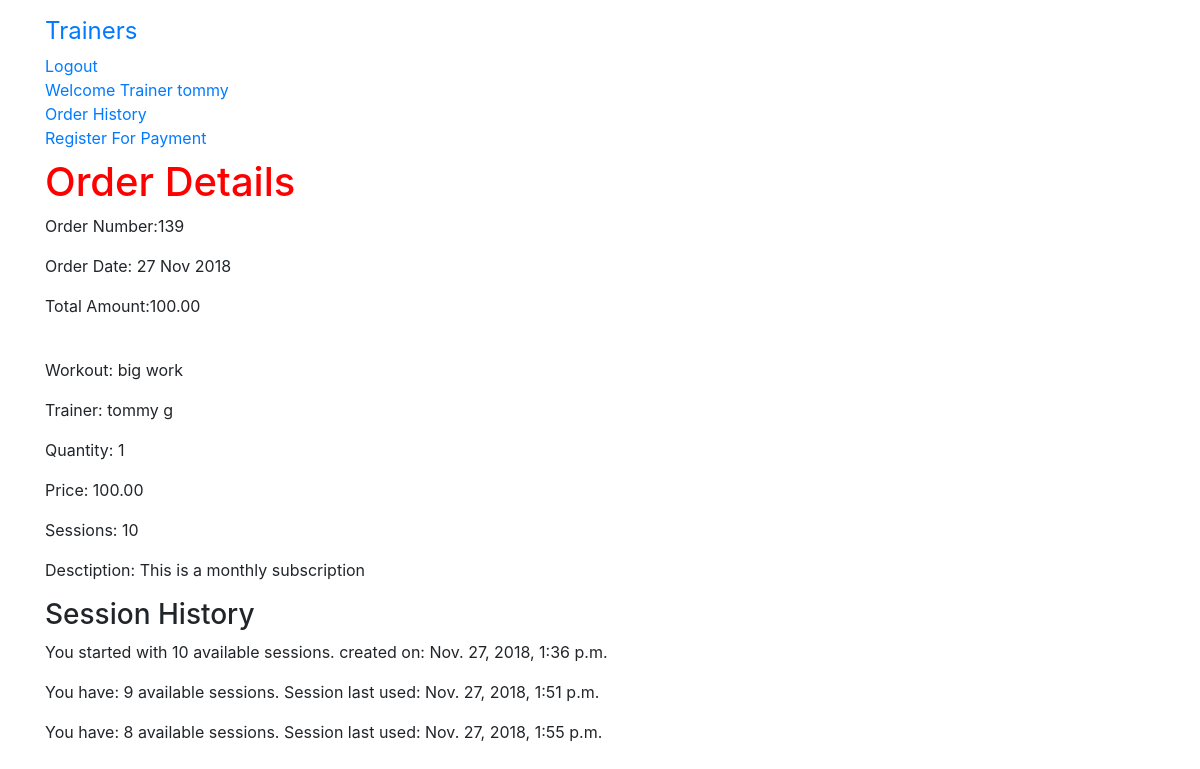
The page /order/139/ (signed in) on the database as committed earlier.
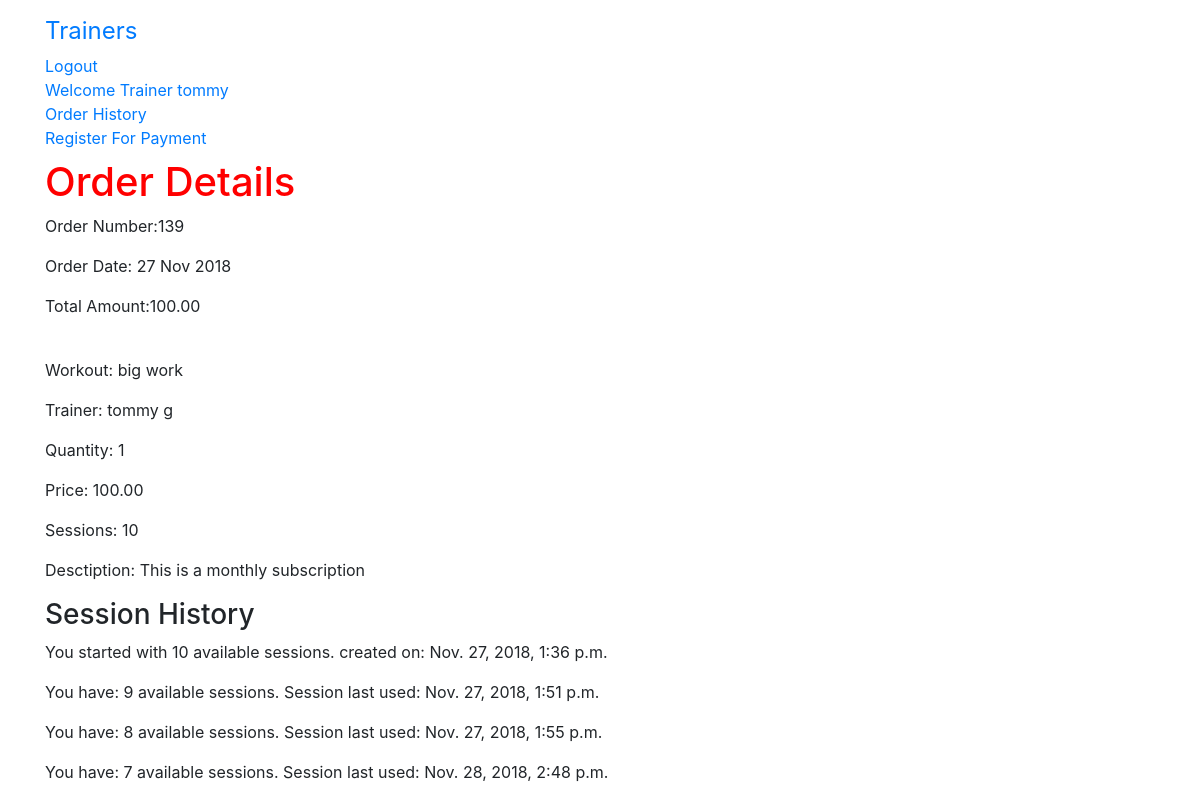
The same page on the database as committed later.
### order/models.py (models this page shows, shortened)
class OrderItem(models.Model):
    workout = models.CharField(max_length=250)
    sessions = models.IntegerField(default=0)
    trainer_id = models.CharField(max_length=250, default='none')
    client_id = models.CharField(max_length=250, default='none')
    quantity = models.IntegerField()
    price = models.DecimalField(max_digits=10,decimal_places=2,verbose_name='GBP Price')
    order = models.ForeignKey(Order,on_delete=models.CASCADE)
    workout_description = models.TextField(default='There is no description available')
    class Meta:
        db_table = 'OrderItem'
        ordering = ['-id'] #to have the most recent order come up first

class Order(models.Model):
    client_name = models.CharField(max_length=250, default='none')
    trainer_name = models.CharField(max_length=250, default='none') #new addition
    token = models.CharField(max_length=250,blank=True)
    total = models.DecimalField(max_digits=10,decimal_places=2,verbose_name='GBP Order Gross Total')
    net_pay = models.DecimalField(max_digits=10,decimal_places=2,verbose_name='GBP Order Net Total', default=0.00)
    stripe_fee = models.DecimalField(max_digits=10,decimal_places=2,verbose_name='Stripe Fee', default=0.00)
    platform_fee = models.IntegerField(default=2)
    service_fee = models.DecimalField(max_digits=10,decimal_places=2,verbose_name='Total Service Fee', default=0.00)
    client_email = models.EmailField(max_length=250,blank=True,verbose_name='Client Email')
    trainer_email = models.EmailField(max_length=250,blank=True,verbose_name='Trainer Email')
    created = models.DateTimeField(auto_now_add=True)
    subscription = models.BooleanField(default=False)
    stripe_product_name = models.CharField(max_length=200,default='None')
    stripe_plan_id = models.CharField(max_length=200,default='None')
    stripe_subscription_id = models.CharField(max_length=200,default='None')
    stripe_invoice_id = models.CharField(max_length=200,default='None')
    class Meta:
        db_table = 'Order'
        ordering = ['-created'] #to have the most recent order come up first

### session/models.py (models this page shows)
class AvailableSession(models.Model):
    session = models.ForeignKey(Session,on_delete=models.CASCADE,related_name='availablesession')
    available_sessions = models.PositiveIntegerField(default=0)
    date = models.DateTimeField(auto_now_add=True)
    class Meta:
        db_table = 'AvailableSession'

### order/views.py (the view)
# urls.py: path('<int:order_id>/', views.viewOrder,name='order_detail'),
@login_required
def viewOrder(request, order_id):
    if request.user.is_authenticated:
        email = str(request.user.email)
        order = Order.objects.get(id=order_id,client_email=email)
        order_items = OrderItem.objects.filter(order=order)
    session = Session.objects.get(order_id=order_id)
    session_id = session.id
    available = AvailableSession.objects.filter(session__id=session_id)
    total = available[0].available_sessions
    context = {'order': order, 'order_items': order_items, 'available': available, 'total': total}
    return render(request, 'order/order_detail.html', context)

### order/templates/order/order_detail.html
{% extends 'base.html' %}
{% load staticfiles %}
{% block content %}
  <h1>Order Details</h1>
  <p>Order Number:{{ order.id }} </p>
  <p>Order Date: {{ order.created|date:"d M Y"}}</p>
  <p>Total Amount:{{ order.total }} </p>
  <br>
  {% for item in order_items%}
  <p>Workout: {{item.workout}}</p>
  <p>Trainer: {{item.order.trainer_name}}</p>
  <p>Quantity: {{item.quantity}}</p>
  <p>Price: {{item.price}}</p>
  <p>Sessions: {{item.sessions}}</p>
  <p>Desctiption: {{item.workout_description}}</p>
  {% endfor %}
  <h3>Session History</h3>
  {% for a in available %}
    {% if a.available_sessions == total %}
      <p>You started with {{ a.available_sessions }} available sessions. created on: {{ a.date }}</p>
    {% else %}
      <p>You have: {{ a.available_sessions }} available sessions. Session last used: {{ a.date }}</p>
    {% endif %}
  {% endfor %}
{% endblock %}

Rows that differ between the two databases and show on the page:
added AvailableSession: available_sessions "7", date "Nov. 28, 2018, 2:48 p.m."
